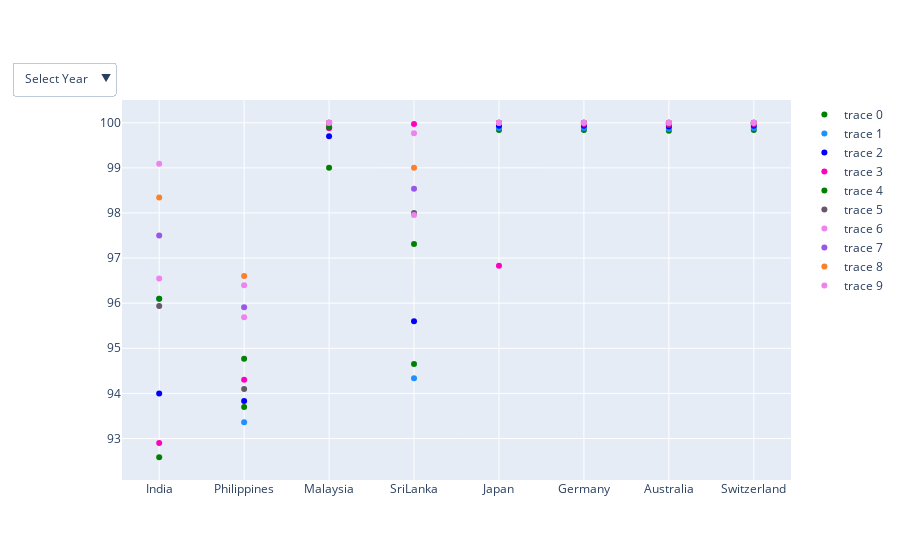

The notebook cell this image was saved under:
### Code cell
import pandas as pd
import numpy as np
import matplotlib.pyplot as plt
import matplotlib.gridspec as gridspec
from plotly.subplots import make_subplots
import plotly.graph_objects as go

fig2 = make_subplots(rows=1, cols=1)

countries = ['India','Philippines','Malaysia','SriLanka','Japan','Germany','Australia','Switzerland']

fig2.add_trace(go.Scatter(x=countries,y=[92.58417,93.7,99,94.64954,99.8395,99.83868,99.82231,99.83868],text='Access to electricity in urban area in 2008',marker_color=['green','green','green','green','green','green','green','green'],
                                                                              mode='markers'),row=1, col=1) 
fig2.add_trace(go.Scatter(x=countries,y=[96.1,93.36079,99.9,94.33311,99.88587,99.88495,99.86665,99.88495],text='Access to electricity in urban area in 2009 ',marker_color=['dodgerblue','dodgerblue','dodgerblue','dodgerblue','dodgerblue','dodgerblue','dodgerblue','dodgerblue'],
                                                                              mode='markers'),row=1, col=1) 


fig2.add_trace(go.Scatter(x=countries,y=[94,93.83088,99.70244,95.6,99.93398,99.93304,99.91431,99.93304],text='Access to electricity in urban area in 2010 ',marker_color=['blue','blue','blue','blue','blue','blue','blue','blue'],
                                                                              mode='markers'),row=1, col=1) 
fig2.add_trace(go.Scatter(x=countries,y=[92.9,94.30061,99.87977,99.97164, 96.83,99.97091,99.95639,99.97091],text='Access to electricity in urban area in 2011 ',marker_color=['rgb(255, 0, 191)','rgb(255, 0, 191)','rgb(255, 0, 191)','rgb(255, 0, 191)','rgb(255, 0, 191)','rgb(255, 0, 191)','rgb(255, 0, 191)','rgb(255, 0, 191)'],
                                                                            mode='markers'),row=1, col=1) 
fig2.add_trace(go.Scatter(x=countries,y=[96.1,94.76658,99.9,97.31316,99.99251,99.99216,99.98535,99.99216],text='Access to electricity in urban area in 2012 ',marker_color=['green','green','green','green','green','green','green','green'],
                                                                            mode='markers'),row=1, col=1)    
fig2.add_trace(go.Scatter(x=countries,y=[95.93652,94.1,99.99828,98,99.99912,99.99905,99.99767,99.99905],text='Access to electricity in urban area in 2013' ,marker_color=['#665869','#665869','#665869','#665869','#665869','#665869','#665869','#665869'],
                                                                              mode='markers'),row=1, col=1)
fig2.add_trace(go.Scatter(x=countries,y=[96.54691,95.68777,100,97.95724,100,100,100,100],text='Access to electricity in urban area in 2014 ',marker_color=['violet','violet','violet','violet','violet','violet','violet','violet'],
                                                                              mode='markers'),row=1, col=1)


fig2.add_trace(go.Scatter(x=countries,y=[97.5,95.91,100,98.53522,100,100,100,100],text=' Access to electricity in urban area in 2015 ',marker_color=['#9856eb','#9856eb','#9856eb','#9856eb','#9856eb','#9856eb','#9856eb','#9856eb'],
                                                                              mode='markers'),row=1, col=1)
fig2.add_trace(go.Scatter(x=countries,y=[98.34242,96.59977,100,99,100,100,100,100],text='Access to electricity in urban area in 2016 ',marker_color=['#fc7f2b','#fc7f2b','#fc7f2b','#fc7f2b','#fc7f2b','#fc7f2b','#fc7f2b','#fc7f2b'],
                                                                              mode='markers'),row=1, col=1)
fig2.add_trace(go.Scatter(x=countries,y=[99.08852,96.4,100,99.76542,100,100,100,100],text='Access to electricity in urban area in 2017 ',marker_color=['violet','violet','violet','violet','violet','violet','violet','violet'],
                                                                               mode='markers'),row=1, col=1)
fig2.update_layout(
updatemenus=[
        dict(
            buttons=list([
                dict(args = [{'visible': [False, False,False, False,False, False,False, False,False,False]}],
                    label="Select Year",
                    method="update"),
                dict(args = [{'visible': [True, False,False, False,False, False,False, False,False,False]}],
                    label="2008",
                    method="update"),
                dict(args = [{'visible': [False, True,False, False,False, False,False, False,False,False]}],
                    label="2009",
                    method="update"),
                dict(args = [{'visible': [False, False,True, False,False, False,False, False,False,False]}],
                    label="2010",
                    method="update"),
                dict(args = [{'visible': [False, False,False, True,False, False,False, False,False,False]}],
                    label="2011",
                    method="update"),
                dict(args = [{'visible': [False, False,False, False,True, False,False, False,False,False]}],
                    label="2012",
                    method="update"),
                dict(args = [{'visible': [False, False,False, False,False, True,False, False,False,False]}],
                    label="2013",
                    method="update"),
                dict(args = [{'visible': [False, False,False, False,False, False,True, False,False,False]}],
                    label="2014",
                    method="update"),
                dict(args = [{'visible': [False, False,False, False,False, False,False, True,False,False]}],
                    label="2015",
                    method="update"),
                
                dict(args = [{'visible': [False, False,False, False,False, False,False, False,True,False]}],
                    label="2016",
                     method="update"),
                dict(args = [{'visible': [False, False,False, False,False, False,False, False,False,True]}],
                    label="2017",
                     method="update")]), x=-0.01,y=1.1),
      
    ]
    
)

fig2.show()

### Figure 1 — Plotly figure (JSON) as saved in the notebook; plotly's stock layout.template omitted (floating-point values rounded to 4 significant figures)
{"data": [{"marker": {"color": ["green", "green", "green", "green", "green", "green", "green", "green"]}, "mode": "markers", "text": "Access to electricity in urban area in 2008", "type": "scatter", "x": ["India", "Philippines", "Malaysia", "SriLanka", "Japan", "Germany", "Australia", "Switzerland"], "xaxis": "x", "y": [92.58, 93.7, 99, 94.65, 99.84, 99.84, 99.82, 99.84], "yaxis": "y"}, {"marker": {"color": ["dodgerblue", "dodgerblue", "dodgerblue", "dodgerblue", "dodgerblue", "dodgerblue", "dodgerblue", "dodgerblue"]}, "mode": "markers", "text": "Access to electricity in urban area in 2009 ", "type": "scatter", "x": ["India", "Philippines", "Malaysia", "SriLanka", "Japan", "Germany", "Australia", "Switzerland"], "xaxis": "x", "y": [96.1, 93.36, 99.9, 94.33, 99.89, 99.88, 99.87, 99.88], "yaxis": "y"}, {"marker": {"color": ["blue", "blue", "blue", "blue", "blue", "blue", "blue", "blue"]}, "mode": "markers", "text": "Access to electricity in urban area in 2010 ", "type": "scatter", "x": ["India", "Philippines", "Malaysia", "SriLanka", "Japan", "Germany", "Australia", "Switzerland"], "xaxis": "x", "y": [94, 93.83, 99.7, 95.6, 99.93, 99.93, 99.91, 99.93], "yaxis": "y"}, {"marker": {"color": ["rgb(255, 0, 191)", "rgb(255, 0, 191)", "rgb(255, 0, 191)", "rgb(255, 0, 191)", "rgb(255, 0, 191)", "rgb(255, 0, 191)", "rgb(255, 0, 191)", "rgb(255, 0, 191)"]}, "mode": "markers", "text": "Access to electricity in urban area in 2011 ", "type": "scatter", "x": ["India", "Philippines", "Malaysia", "SriLanka", "Japan", "Germany", "Australia", "Switzerland"], "xaxis": "x", "y": [92.9, 94.3, 99.88, 99.97, 96.83, 99.97, 99.96, 99.97], "yaxis": "y"}, {"marker": {"color": ["green", "green", "green", "green", "green", "green", "green", "green"]}, "mode": "markers", "text": "Access to electricity in urban area in 2012 ", "type": "scatter", "x": ["India", "Philippines", "Malaysia", "SriLanka", "Japan", "Germany", "Australia", "Switzerland"], "xaxis": "x", "y": [96.1, 94.77, 99.9, 97.31, 99.99, 99.99, 99.99, 99.99], "yaxis": "y"}, {"marker": {"color": ["#665869", "#665869", "#665869", "#665869", "#665869", "#665869", "#665869", "#665869"]}, "mode": "markers", "text": "Access to electricity in urban area in 2013", "type": "scatter", "x": ["India", "Philippines", "Malaysia", "SriLanka", "Japan", "Germany", "Australia", "Switzerland"], "xaxis": "x", "y": [95.94, 94.1, 100.0, 98, 100.0, 100.0, 100.0, 100.0], "yaxis": "y"}, {"marker": {"color": ["violet", "violet", "violet", "violet", "violet", "violet", "violet", "violet"]}, "mode": "markers", "text": "Access to electricity in urban area in 2014 ", "type": "scatter", "x": ["India", "Philippines", "Malaysia", "SriLanka", "Japan", "Germany", "Australia", "Switzerland"], "xaxis": "x", "y": [96.55, 95.69, 100, 97.96, 100, 100, 100, 100], "yaxis": "y"}, {"marker": {"color": ["#9856eb", "#9856eb", "#9856eb", "#9856eb", "#9856eb", "#9856eb", "#9856eb", "#9856eb"]}, "mode": "markers", "text": " Access to electricity in urban area in 2015 ", "type": "scatter", "x": ["India", "Philippines", "Malaysia", "SriLanka", "Japan", "Germany", "Australia", "Switzerland"], "xaxis": "x", "y": [97.5, 95.91, 100, 98.54, 100, 100, 100, 100], "yaxis": "y"}, {"marker": {"color": ["#fc7f2b", "#fc7f2b", "#fc7f2b", "#fc7f2b", "#fc7f2b", "#fc7f2b", "#fc7f2b", "#fc7f2b"]}, "mode": "markers", "text": "Access to electricity in urban area in 2016 ", "type": "scatter", "x": ["India", "Philippines", "Malaysia", "SriLanka", "Japan", "Germany", "Australia", "Switzerland"], "xaxis": "x", "y": [98.34, 96.6, 100, 99, 100, 100, 100, 100], "yaxis": "y"}, {"marker": {"color": ["violet", "violet", "violet", "violet", "violet", "violet", "violet", "violet"]}, "mode": "markers", "text": "Access to electricity in urban area in 2017 ", "type": "scatter", "x": ["India", "Philippines", "Malaysia", "SriLanka", "Japan", "Germany", "Australia", "Switzerland"], "xaxis": "x", "y": [99.09, 96.4, 100, 99.77, 100, 100, 100, 100], "yaxis": "y"}], "layout": {"updatemenus": [{"buttons": [{"args": [{"visible": [false, false, false, false, false, false, false, false, false, false]}], "label": "Select Year", "method": "update"}, {"args": [{"visible": [true, false, false, false, false, false, false, false, false, false]}], "label": "2008", "method": "update"}, {"args": [{"visible": [false, true, false, false, false, false, false, false, false, false]}], "label": "2009", "method": "update"}, {"args": [{"visible": [false, false, true, false, false, false, false, false, false, false]}], "label": "2010", "method": "update"}, {"args": [{"visible": [false, false, false, true, false, false, false, false, false, false]}], "label": "2011", "method": "update"}, {"args": [{"visible": [false, false, false, false, true, false, false, false, false, false]}], "label": "2012", "method": "update"}, {"args": [{"visible": [false, false, false, false, false, true, false, false, false, false]}], "label": "2013", "method": "update"}, {"args": [{"visible": [false, false, false, false, false, false, true, false, false, false]}], "label": "2014", "method": "update"}, {"args": [{"visible": [false, false, false, false, false, false, false, true, false, false]}], "label": "2015", "method": "update"}, {"args": [{"visible": [false, false, false, false, false, false, false, false, true, false]}], "label": "2016", "method": "update"}, {"args": [{"visible": [false, false, false, false, false, false, false, false, false, true]}], "label": "2017", "method": "update"}], "x": -0.01, "y": 1.1}], "xaxis": {"anchor": "y", "domain": [0, 1]}, "yaxis": {"anchor": "x", "domain": [0, 1]}}}
